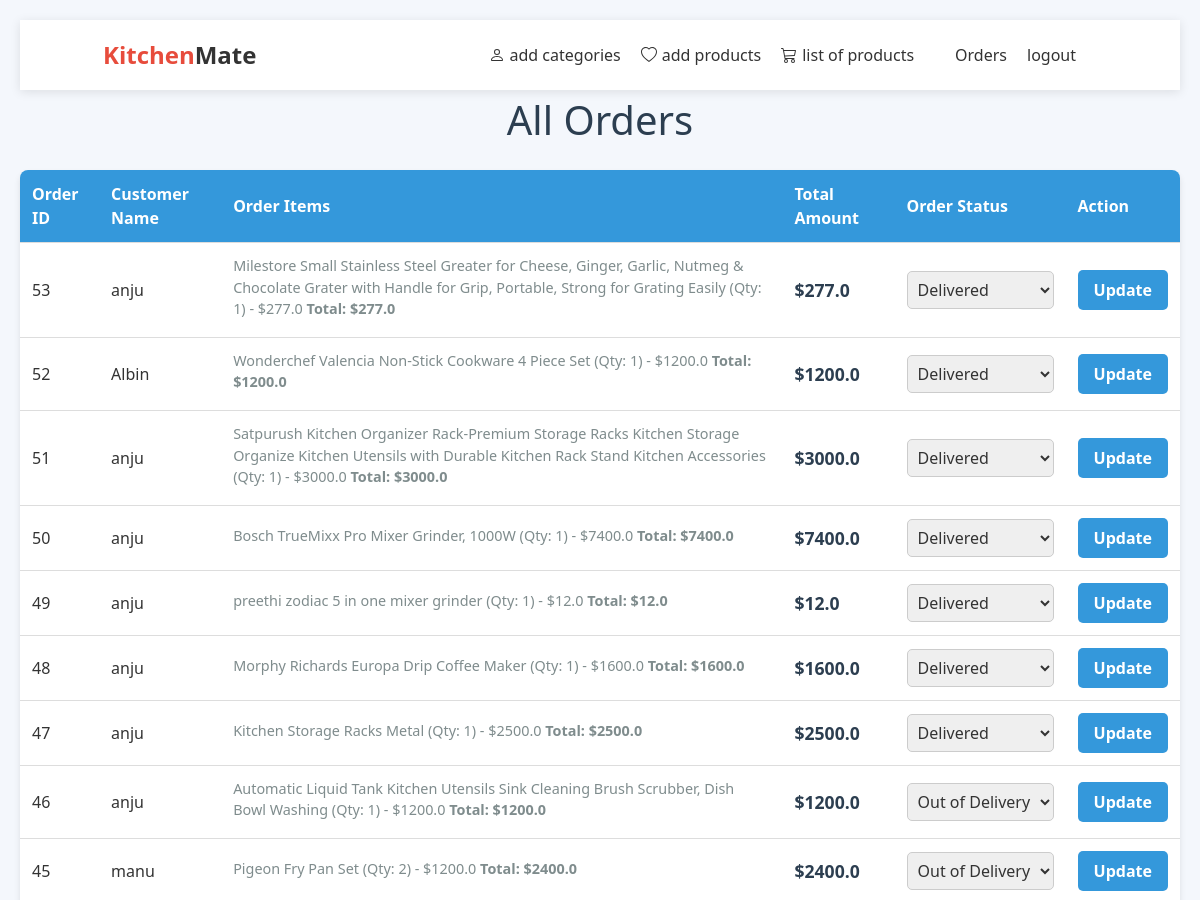
Page /all/orders/ (signed in, upper part) on the earlier database version.
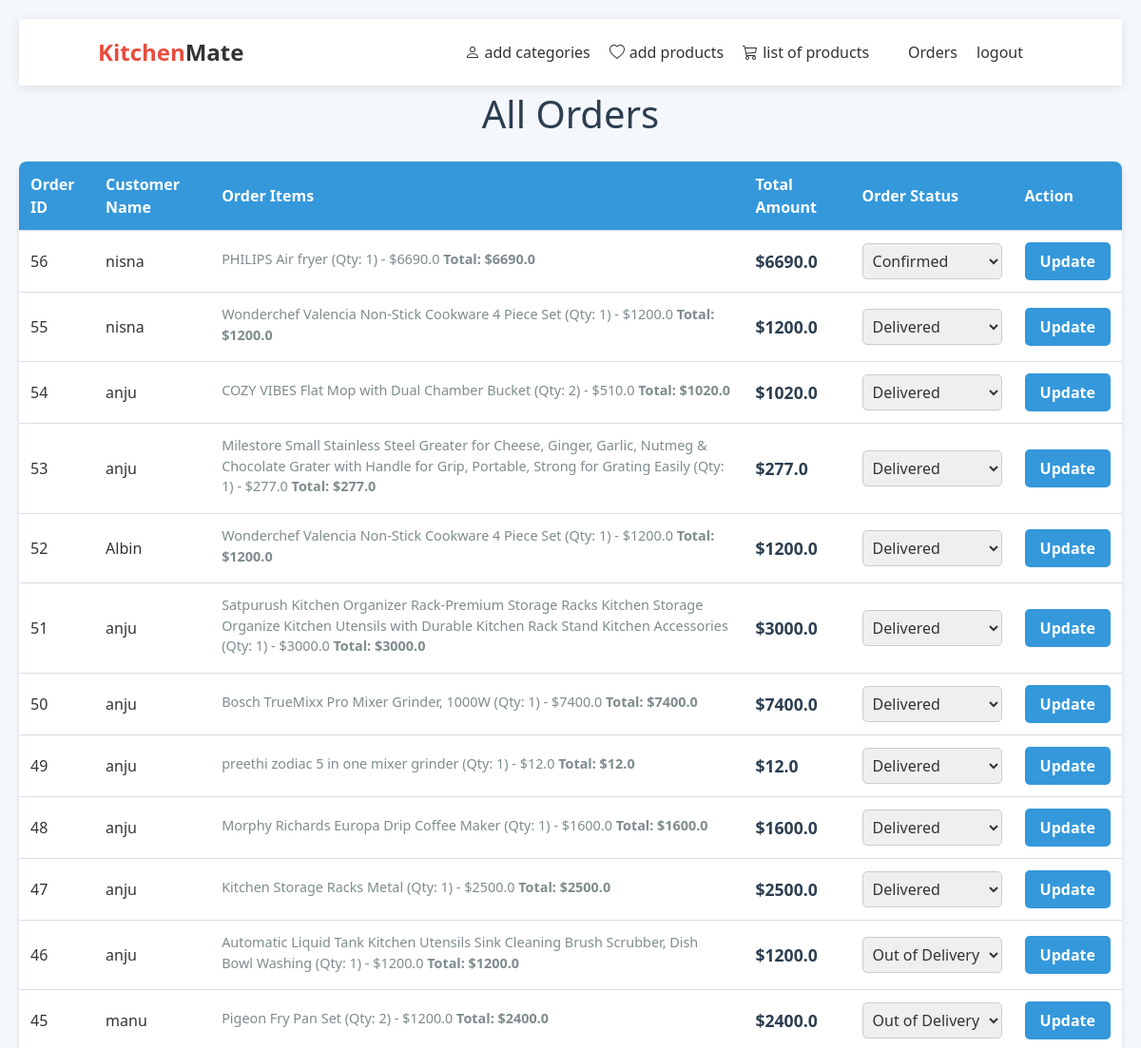
Same page on the later database version.
### kitchen/models.py (models this page shows, shortened)
class Order(models.Model):
    customer=models.ForeignKey(User, on_delete=models.CASCADE, related_name="orders")
    address=models.TextField(null=False, blank=False)
    phone=models.CharField(max_length=20, null=False, blank=False)
    location = models.CharField(max_length=50,null=True,blank=True)
    PAYMENT_OPTIONS=(
        ("COD","COD"),
        ("ONLINE","ONLINE")
    )
    payment_method=models.CharField(max_length=15, choices=PAYMENT_OPTIONS, default="COD")
    rzp_order_id=models.CharField(max_length=100, null=True)
    is_paid=models.BooleanField(default=False)
    STATUS_CHOICES = [('Pending','Pending'),
                      ('Confirmed','Confirmed'),
                      ('Out of Delivery','Out of Delivery'),
                      ('Delivered','Delivered')]
    status = models.CharField(max_length=20,choices=STATUS_CHOICES,null=True,blank=True,default='Pending')
    delivery_person = models.ForeignKey(User, on_delete=models.SET_NULL, null=True, blank=True, related_name="deliveries")
    created_at = models.DateTimeField(auto_now_add=True)
    updated_at = models.DateTimeField(auto_now_add=True)

class User(AbstractUser):
    ADMIN = 'admin'
    DELIVERY_PERSON = 'delivery_person'
    CUSTOMER = 'customer'
    ROLE_CHOICES = [
        (ADMIN, 'Admin'),
        (DELIVERY_PERSON, 'Delivery Person'),
        (CUSTOMER, 'Customer'),
    ]
    role = models.CharField(max_length=20, choices=ROLE_CHOICES,default=CUSTOMER)
    is_staff = models.BooleanField(default=False)
    phone = models.CharField(max_length=15, blank=True, null=True)

class OrderItem(models.Model):
    order_object=models.ForeignKey(Order,on_delete=models.CASCADE, related_name="orderitems")
    product_object=models.ForeignKey(Product, on_delete=models.CASCADE)
    quantity=models.PositiveIntegerField(default=1)
    price=models.FloatField()
    created_at = models.DateTimeField(auto_now_add=True)
    updated_at = models.DateTimeField(auto_now_add=True)
    def item_total(self):
        return self.price*self.quantity

class Product(models.Model):
    name = models.CharField(max_length=255)
    description = models.TextField()
    price = models.DecimalField(max_digits=10, decimal_places=2)
    stock = models.PositiveIntegerField()
    category = models.ForeignKey(Category, on_delete=models.CASCADE, related_name='products')
    image = models.ImageField(upload_to='product_images/', blank=True, null=True)
    rating = models.FloatField(default=0.0,null=True)

### kitchen/views.py (the view)
# urls.py: path('all/orders/',views.AllOrdersView.as_view(),name='all-orders'),
@method_decorator(signin_required,name='dispatch')
class AllOrdersView(View):
    template_name = 'all_order_details.html'
    def get(self, request, *args, **kwargs):
        all_orders = Order.objects.prefetch_related('orderitems').order_by('-created_at')
        for order in all_orders:
            order.total_amount = sum(item.item_total() for item in order.orderitems.all())
        context = {
            'orders': all_orders
        }
        return render(request, self.template_name, context)

### kitchen/context_processors.py (called while the page is built)
def cart_context(request):
    cart_item_count=0
    if request.user.is_authenticated:
        cart_item_count = Cart.objects.filter(owner=request.user,is_order_placed=False).count()
    return {"cart_item_count":cart_item_count}

### kitchen/templates/all_order_details.html (shortened to what this page needs)
{% extends 'adminBase.html' %}
{% block main2_block %}
<h1>All Orders</h1>
<table>
    <thead>
        <tr>
            <th>Order ID</th>
            <th>Customer Name</th>
            <th>Order Items</th>
            <th>Total Amount</th>
            <th>Order Status</th>
            <th>Action</th>
        </tr>
    </thead>
    <tbody>
        {% for order in orders %}
            <tr>
                <td>{{ order.id }}</td>
                <td>{{ order.customer.username }}</td>
                <td>
                    <ul class="order-items">
                        {% for item in order.orderitems.all %}
                            <li>
                                <span>{{ item.product_object.name }} (Qty: {{ item.quantity }}) - ${{ item.price }}
                                    <strong>Total: ${{ item.item_total }}</strong>
                                </span>
                            </li>
                        {% endfor %}
                    </ul>
                </td>
                <td class="total-amount">${{ order.total_amount }}</td>
                <td>
                    <form method="POST" action="{% url 'update_order' order.id %}">
                        <select name="status" class="status-select">
                            <option value="Confirmed" {% if order.status == 'Confirmed' %}selected{% endif %}>Confirmed</option>
                            <option value="Out of Delivery" {% if order.status == 'Out of Delivery' %}selected{% endif %}>Out of Delivery</option>
                            <option value="Delivered" {% if order.status == 'Delivered' %}selected{% endif %}>Delivered</option>
                        </select>
                </td>
                <td>
                        <button type="submit" class="btn">Update</button>
                </td>
            </tr>
        {% endfor %}
    </tbody>
</table>
{% endblock %}

### kitchen/templates/adminBase.html (shortened to what this page needs)
<!DOCTYPE html>
<html lang="en">
<head>
  <script src="https://cdn.tailwindcss.com"></script>
  <link rel="stylesheet" href="https://cdnjs.cloudflare.com/ajax/libs/font-awesome/6.4.0/css/all.min.css">
</head>
<body>
  <header>
    <nav class="navbar">
      <div class="container">
        <div class="navbar-content">
          <a href="{%url 'operations'%}" class="logo">Kitchen<span>Mate</span></a>
          <div class="nav-actions">
            <a href="{%url 'add-category'%}" class="action-item">
              <span>
                <ul>add categories</ul>
              </span>
            </a>
            <a href="{%url 'add-product'%}" class="action-item">
              <span>add products</span>
            </a>
            <a href="{%url 'product-list'%}" class="action-item">
              <span>list of products</span>
            </a>
            <a href="{%url 'all-orders'%}" class="action-item">
              <svg xmlns="http://www.w3.org/2000/svg" width="16" height="16" fill="currentColor" viewBox="0 0 16 16">
              </svg>
              <span>Orders</span>
            </a>
            {%if request.user.is_authenticated%}
            <a href="{%url 'logout'%}" class="action-item">logout
              <svg xmlns="http://www.w3.org/2000/svg" width="16" height="16" fill="currentColor" viewBox="0 0 16 16">
              </svg>
            </a>
            {%else%}
            <a href="{%url 'login'%}" class="action-item">login
              <svg xmlns="http://www.w3.org/2000/svg" width="16" height="16" fill="currentColor" viewBox="0 0 16 16">
              </svg>
            </a>
            {%endif%}
          </div>
        </div>
      </div>
    </nav>
  </header>
</body>
</html>
{%block main2_block%}
{%endblock%}

### kitchen/templates/adminBase.html (style rules this page uses)
* { margin: 0; padding: 0; box-sizing: border-box; font-family: 'Segoe UI', Tahoma, Geneva, Verdana, sans-serif; }
body { background-color: #f8f9fa; }
.navbar { background-color: #ffffff; box-shadow: 0 2px 10px rgba(0, 0, 0, 0.1); position: sticky; top: 0; z-index: 1000; }
.container { max-width: 1200px; margin: 0 auto; padding: 0 15px; }
.navbar-content { display: flex; justify-content: space-between; align-items: center; height: 70px; }
.logo { font-size: 24px; font-weight: 700; color: #e74c3c; text-decoration: none; }
.logo span { color: #333; }
.nav-actions { display: flex; align-items: center; }
.action-item { margin-left: 20px; color: #333; font-size: 16px; text-decoration: none; display: flex; align-items: center; position: relative; }
.action-item svg { margin-right: 5px; }
h1 { color: #333; text-align: center; margin-bottom: 30px; }
.btn { padding: 12px 24px; border: none; border-radius: 4px; cursor: pointer; font-size: 16px; transition: background-color 0.3s; }

### kitchen/templates/all_order_details.html (style rules this page uses)
* { margin: 0; padding: 0; box-sizing: border-box; font-family: 'Segoe UI', Tahoma, Geneva, Verdana, sans-serif; }
body { background-color: #f4f7fc; color: #333; padding: 20px; }
h1 { font-size: 2.5rem; color: #2c3e50; margin-bottom: 20px; text-align: center; }
table { width: 100%; margin: 20px 0; border-collapse: collapse; background-color: white; border-radius: 8px; overflow: hidden; box-shadow: 0 4px 6px rgba(0, 0, 0, 0.1); }
table th, table td { padding: 12px; text-align: left; border-bottom: 1px solid #ddd; }
table th { background-color: #3498db; color: white; font-size: 1rem; }
table td { font-size: 1rem; }
.order-items { list-style-type: none; padding: 0; }
.order-items li { margin-bottom: 5px; font-size: 0.9rem; color: #7f8c8d; }
.total-amount { font-size: 1.1rem; font-weight: bold; color: #2c3e50; }
.status-select { padding: 6px; font-size: 1rem; border: 1px solid #ccc; border-radius: 5px; }
.btn { display: inline-block; padding: 8px 16px; background-color: #3498db; color: white; border-radius: 5px; text-decoration: none; font-weight: bold; transition: background-color 0.3s ease; border: none; cursor: pointer; }

Differences in the rows shown:
added Order: id "56", customer.username "nisna", total_amount "6690.0", status "Confirmed"
added OrderItem: product_object.name "PHILIPS Air fryer", quantity "1", price "6690.0", item_total "6690.0", shown under "56"
added Order: id "55", customer.username "nisna", total_amount "1200.0", status "Delivered"
added OrderItem: product_object.name "Wonderchef Valencia Non-Stick Cookware 4 Piece Set", quantity "1", price "1200.0", item_total "1200.0", shown under "55"
added Order: id "54", customer.username "anju", total_amount "1020.0", status "Delivered"
added OrderItem: product_object.name "COZY VIBES Flat Mop with Dual Chamber Bucket", quantity "2", price "510.0", item_total "1020.0", shown under "54"
